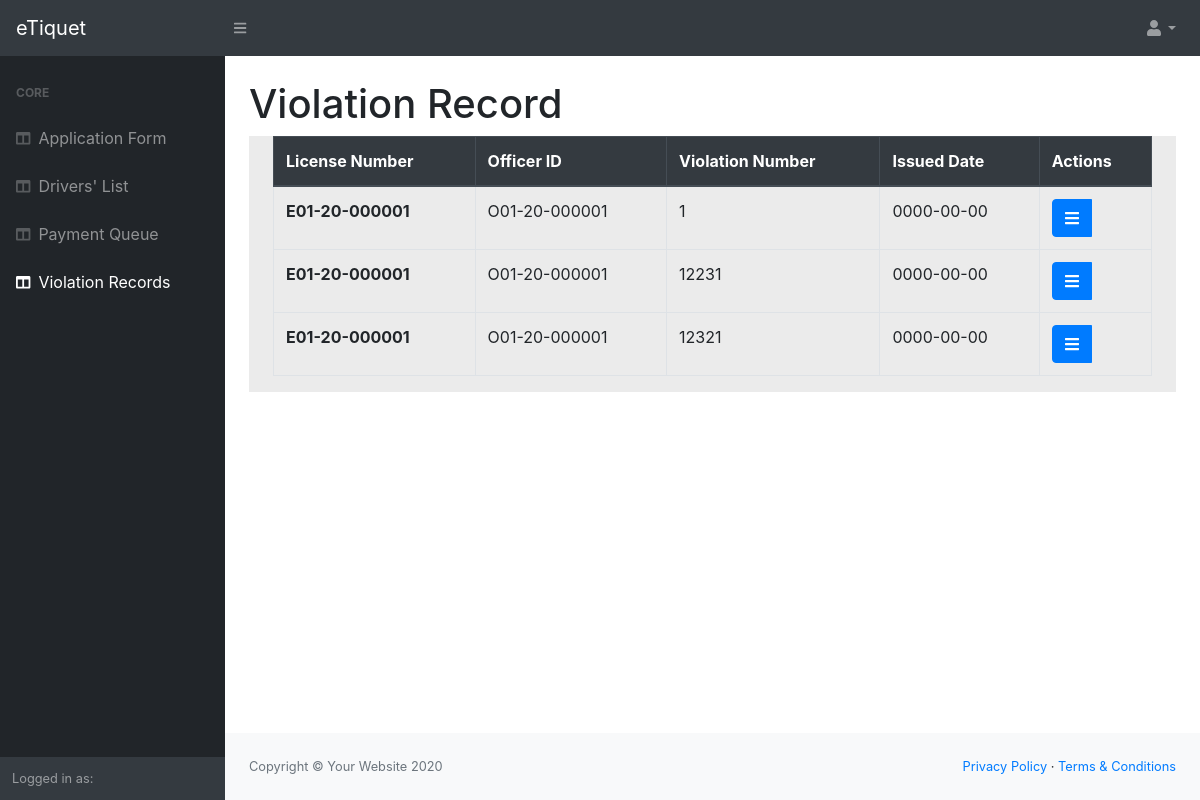
The page /officeView/violationRec.php (signed in) on the database its author committed.
### tables this page shows
CREATE TABLE `tbl_driverviolation` (
  `id` int(11) NOT NULL,
  `violationNumber` varchar(100) NOT NULL,
  `licenseNumber` varchar(100) NOT NULL,
  `staffID` varchar(100) NOT NULL,
  `violationID` varchar(100) NOT NULL,
  `apprehensionPlace` varchar(300) NOT NULL,
  `plateNumber` varchar(100) NOT NULL,
  `fileNumber` varchar(100) NOT NULL,
  `chassisNumber` varchar(100) NOT NULL,
  `engineNumber` varchar(100) NOT NULL,
  `registeredOwner` varchar(100) NOT NULL,
  `confiscatedItem` varchar(100) NOT NULL,
  `remarks` varchar(100) NOT NULL DEFAULT 'Unpaid',
  `issuedDate` date NOT NULL DEFAULT current_timestamp(),
  `dueDate` date NOT NULL
);

### officeView/violationRec.php (the view, shortened to what this page needs)
<?php
$conn = OpenCon();
?>
<!DOCTYPE html>
<html lang="en">
    <head>
        <link href="../css/styles.css" rel="stylesheet" />
        <link href="https://cdn.datatables.net/1.10.20/css/dataTables.bootstrap4.min.css" rel="stylesheet" />
    </head>
    <body class="sb-nav-fixed">
        <nav class="sb-topnav navbar navbar-expand navbar-dark bg-dark">
            <a class="navbar-brand" href="index.php">eTiquet</a>
            <button class="btn btn-link btn-sm order-1 order-lg-0" id="sidebarToggle" href="#"><i class="fas fa-bars"></i></button>
            <ul class="navbar-nav ml-auto ml-md-0">
                <li class="nav-item dropdown">
                    <a class="nav-link dropdown-toggle" id="userDropdown" href="#" role="button" data-toggle="dropdown" aria-haspopup="true" aria-expanded="false"><i class="fas fa-user fa-fw"></i></a>
                </li>
            </ul>
        </nav>
        <div id="layoutSidenav">
            <div id="layoutSidenav_nav">
                <nav class="sb-sidenav accordion sb-sidenav-dark" id="sidenavAccordion">
                    <div class="sb-sidenav-menu">
                        <div class="nav">
                            <div class="sb-sidenav-menu-heading">Core</div>
                            <a class="nav-link" href="applicationForm.php">
                                <div class="sb-nav-link-icon"><i class="fas fa-columns"></i></div>
                                Application Form
                            </a>
                            <a class="nav-link" href="driverTable.php">
                                <div class="sb-nav-link-icon"><i class="fas fa-columns"></i></div>
                                Drivers' List
                            </a>
                            <a class="nav-link" href="payQueue.php">
                                <div class="sb-nav-link-icon"><i class="fas fa-columns"></i></div>
                                Payment Queue
                            </a>
                            <a class="nav-link" href="violationRec.php">
                                <div class="sb-nav-link-icon"><i class="fas fa-columns"></i></div>
                                Violation Records
                            </a>
                        </div>
                    </div>
                    <div class="sb-sidenav-footer">
                        <div class="small">Logged in as:</div>
                    </div>
                </nav>
            </div>
            <div id="layoutSidenav_content">
                <main>
                    <div class="container-fluid">
                        <h1 class="mt-4">Violation Record</h1>
                        <form method ="POST" action = "#">
                            <div class="container-fluid table-responsive" style="background-color: rgb(235, 235, 235);">
                                <table class="table table-bordered" id="dataTable" width="100%" cellspacing="0">
                                <thead class="thead-dark">
                                        <tr>
                                            <th scope="col">License Number</th>
                                            <th scope="col">Officer ID</th>
                                            <th scope="col">Violation Number</th>
                                            <th scope="col">Issued Date</th>
                                            <th scope="col">Actions</th>
                                        </tr>
                                    </thead>
                                    <tbody>
                                        <?php
                                        $sql = "select * from tbl_driverviolation where remarks = 'Unpaid'";
                                        $result = mysqli_query($conn,$sql);
                                        $rows = array();
                                        $ctr = 0;
                                        while($r = mysqli_fetch_assoc($result)){
                                            $rows[] = $r;
                                        ?>
                                        <tr>
                                            <th scope="row"><?php echo $rows[$ctr]["licenseNumber"];?></th>
                                            <td><?php echo $rows[$ctr]["staffID"] ;?></td>
                                            <td><?php echo $rows[$ctr]["violationNumber"];?></td>
                                            <td><?php echo $rows[$ctr]["issuedDate"];?></td>
                                            <td>
                                                <div class="btn-group">
                                                    <button type="button" class='btn btn-primary'  data-toggle='dropdown'><i class="fas fa-bars"></i></button>
                                            </td>
                                        </tr>
                                        <?php
                                        $ctr++;
                                        }
                                        ?>
                                    </tbody>
                                </table>
                            </div>
                        </form>
                    </div>
                </main>
                <footer class="py-4 bg-light mt-auto">
                    <div class="container-fluid">
                        <div class="d-flex align-items-center justify-content-between small">
                            <div class="text-muted">Copyright &copy; Your Website 2020</div>
                            <div>
                                <a href="#">Privacy Policy</a>
                                &middot;
                                <a href="#">Terms &amp; Conditions</a>
                            </div>
                        </div>
                    </div>
                </footer>
            </div>
        </div>
    </body>
</html>

### rows shown on the page
tbl_driverviolation: licenseNumber "E01-20-000001", staffID "O01-20-000001", violationNumber "1", issuedDate "0000-00-00"
tbl_driverviolation: licenseNumber "E01-20-000001", staffID "O01-20-000001", violationNumber "12231", issuedDate "0000-00-00"
tbl_driverviolation: licenseNumber "E01-20-000001", staffID "O01-20-000001", violationNumber "12321", issuedDate "0000-00-00"
